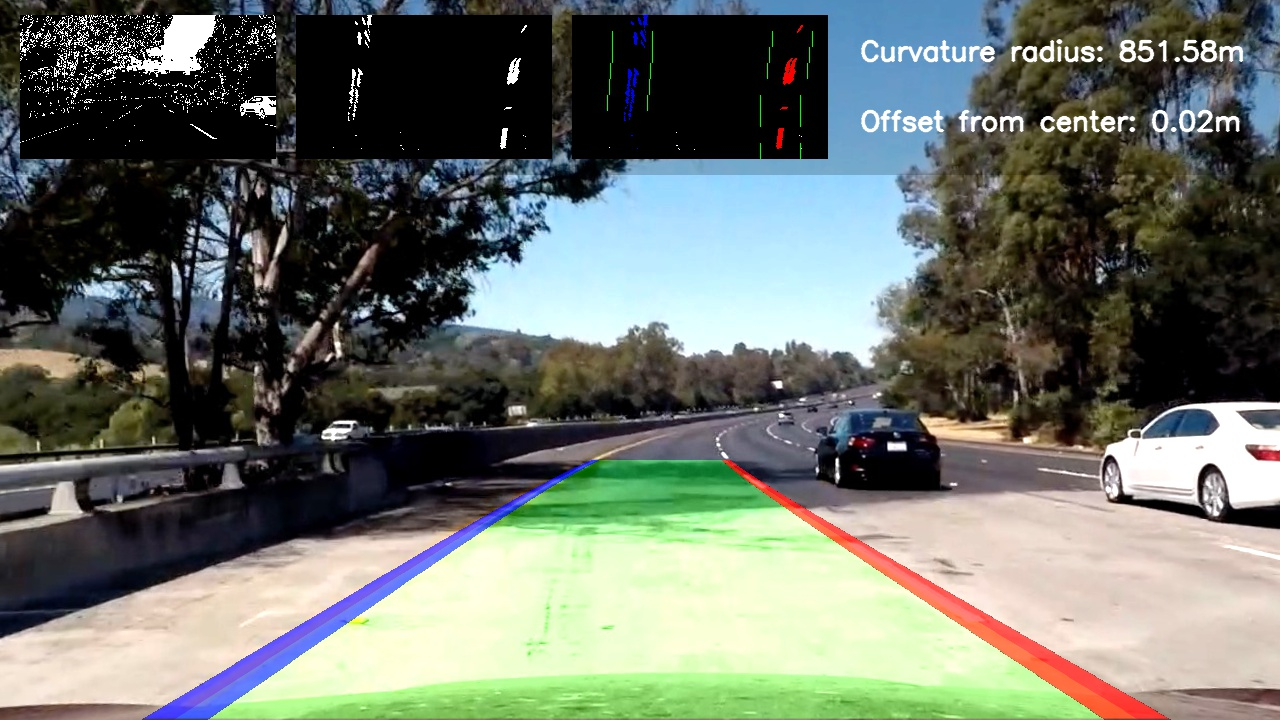
#> input picture Project4-Advanced_Lane_Finding/test_image_after_pipeline/test5.jpg, 1280 x 720 px, found by its file name
$ jupyter execute --allow-errors Untitled1.ipynb   (older library calls are emulated)
#> lines starting #> are read from the running program, lines starting #| are printed output that depends on the picture; after the words box and inside, x2 and y2 are one past the last pixel; in counts of white or black regions, pixels touching at a corner belong together
[cell 1]
import numpy as np
import cv2
import glob
import matplotlib.pyplot as plt
import matplotlib.image as mpimg
import os.path
import collections

[cell 2]
# [15 lines left out: functions get_output_dir, get_doc_dir, not called in this run]
def save_doc_img(img, name):
    mpimg.imsave(os.path.join(get_doc_dir(), name + '.jpg'), img)

def use_debug():
    return True

[cell 3]
# [17 lines left out: function undistort, not called in this run]

[cell 4]
def cam_calibration(image_dir,nx,ny,verbose=False):

    # Arrays to store object points and image points from all the images
#> further down, test_images is the input picture: shape (720, 1280, 3); mean R, G, B 107.3, 113.2, 104.9
    objpoints = [] # 3d points in real world space
    imgpoints = [] # 2d points in image plane.
    # prepare object points, like (0,0,0), (1,0,0), (2,0,0) ....,(6,5,0)
    objp = np.zeros((ny*nx,3), np.float32)
    objp[:,:2] = np.mgrid[0:nx,0:ny].T.reshape(-1,2)
    # Step through the list and search for chessboard corners


    # make a list of calibration images
    images= glob.glob(os.path.join(image_dir,"calibration*.jpg"))
    for fname in images:
        img = cv2.imread(fname)
        gray = cv2.cvtColor(img,cv2.COLOR_RGB2GRAY)
        # Find the chessboard corners
        ret, corners = cv2.findChessboardCorners(gray, (nx,ny),None)
        # If found, add object points, image points
        if ret == True:
            objpoints.append(objp)
            imgpoints.append(corners)
        if verbose:
            # Draw and display the corners
            img = cv2.drawChessboardCorners(img, (nx,ny), corners, ret)
            #cv2.imshow('img',img)
            plt.imshow(img)#cv2.waitKey(500)
    ret, mtx, dist, rvecs, tvecs = cv2.calibrateCamera(objpoints, imgpoints, gray.shape[::-1], None, None)
    return ret,mtx,dist,rvecs,tvecs

#> (a cell that did not finish here is left out)

[cell 6]
def abs_sobel_thresh(img, orient='x', thresh=[0,255]):

    # Apply the following steps to img
    # 1) Convert to grayscale
#> called with orient = 'x', thresh = (25, 255)
    gray_img=cv2.cvtColor(img,cv2.COLOR_RGB2GRAY)
    # 2) Take the derivative in x or y given orient = 'x' or 'y'
    if orient=="x":
        sobelx = cv2.Sobel(gray_img, cv2.CV_64F, 1, 0)
    elif orient=="y":
        sobelx= cv2.Sobel(gray_img, cv2.CV_64F, 0, 1)
    # 3) Take the absolute value of the derivative or gradient
    abs_sobelx = np.absolute(sobelx)
    # 4) Scale to 8-bit (0 - 255) then convert to type = np.uint8
    scaled_sobel = np.uint8(255*abs_sobelx/np.max(abs_sobelx))
    # 5) Create a mask of 1's where the scaled gradient magnitude
# is > thresh_min and < thresh_max
    binary_output=np.zeros_like(scaled_sobel)
    binary_output[(scaled_sobel >= thresh[0]) & (scaled_sobel <= thresh[1])] = 1
    # 6) Return this mask as your binary_output image
    #binary_output = np.copy(img) # Remove this line
    return binary_output

def mag_thresh(image, sobel_kernel=3, mag_thresh=(0, 255)):
    ##Use cv2.COLOR_RGB2GRAY if you've read in an image using mpimg.imread().
    ##Use cv2.COLOR_BGR2GRAY if you've read in an image using cv2.imread().
    # 1) Convert to grayscale
    gray=cv2.cvtColor(image,cv2.COLOR_RGB2GRAY)
    # 2) Take the gradient in x and y separately
    sobelx = cv2.Sobel(gray, cv2.CV_64F, 1, 0)
    sobely = cv2.Sobel(gray, cv2.CV_64F, 0, 1)
    # 3) Calculate the magnitude
    abs_sobelxy=np.sqrt(sobelx**2+sobely**2)
    # 4) Scale to 8-bit (0 - 255) and convert to type = np.uint8
    abs_sobelxy = np.uint8(255*abs_sobelxy/np.max(abs_sobelxy))
    # 5) Create a binary mask where mag thresholds are met
    binary_output=np.zeros_like(abs_sobelxy)
    binary_output[(abs_sobelxy >= mag_thresh[0]) & (abs_sobelxy <= mag_thresh[1])] = 1
    # 6) Return this mask as binary_output image
    return binary_output


def dir_threshold(image, sobel_kernel=3, thresh=(0, np.pi/2)):
    # 1) Convert to grayscale
    gray_img= cv2.cvtColor(image,cv2.COLOR_RGB2GRAY)
    # 2) Take the gradient in x and y separately
    sobelx=cv2.Sobel(gray_img, cv2.CV_64F, 1, 0)
    sobely=cv2.Sobel(gray_img, cv2.CV_64F, 0, 1)
    # 3) Take the absolute value of the x and y gradients
    sobelx=np.absolute(sobelx)
    sobely=np.absolute(sobely)
    # 4) Use np.arctan2(abs_sobely, abs_sobelx) to calculate the direction of the gradient
    grad=np.arctan2(sobely,sobelx)
    # 5) Create a binary mask where direction thresholds are met
    binary_output=np.zeros_like(grad)
    binary_output[(grad >= thresh[0]) & (grad <= thresh[1])] = 1
    return binary_output

def compute_sobel_thresh(image,ksize,verbose=False):
    gradx = abs_sobel_thresh(image, orient='x', thresh=(25, 255))
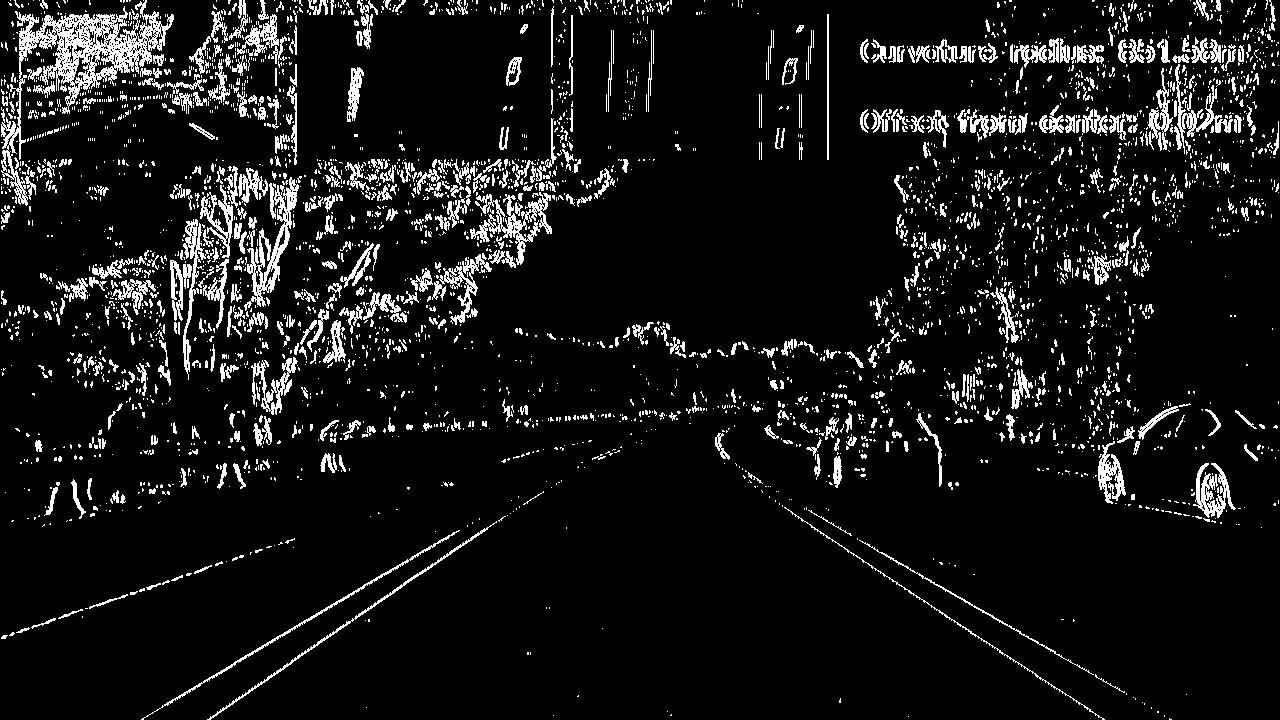
#> gradx: shape (720, 1280); values 0 (black) and 1 (white), 8.5% white in thin lines or dots
    grady = abs_sobel_thresh(image, orient='y', thresh=(25, 255))
#> grady: shape (720, 1280); values 0 (black) and 1 (white), 11.2% white in thin lines or dots
    mag_binary = mag_thresh(image, sobel_kernel=ksize, mag_thresh=(30, 100))
#> mag_binary: shape (720, 1280); values 0 (black) and 1 (white), 10.2% white in thin lines or dots
    dir_binary = dir_threshold(image, sobel_kernel=ksize, thresh=(0.7, 2.0))
#> in dir_threshold, `grad=np.arctan2(sobely,sobelx)`:
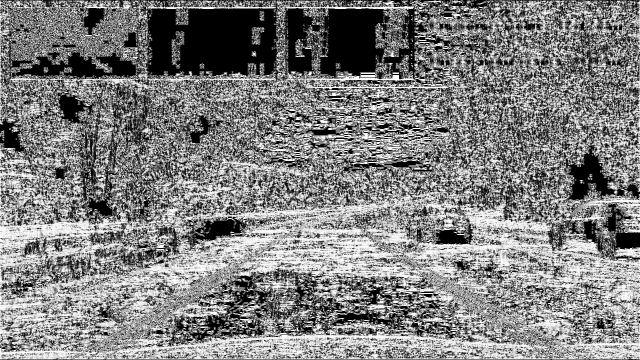
#> grad: shape (720, 1280) float64 (shown at 1/2 size); min 0, max 1.57, mean 0.789; drawn with min black and max white
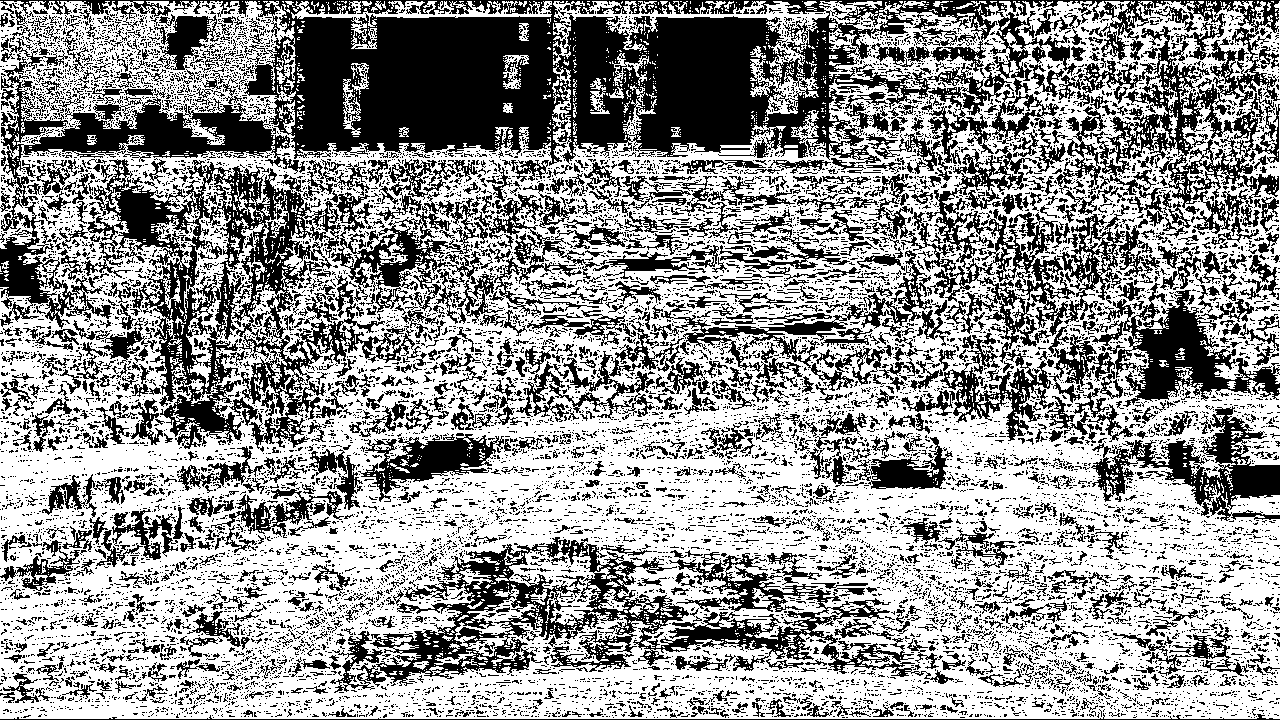
#> dir_binary: shape (720, 1280) float64; values 0 (black) and 1 (white), 58.7% white; 13325 black regions (12047 under 20 px), largest, box (x1, y1, x2, y2) and area: (0, 0, 1280, 329) 114026, (81, 159, 415, 452) 27872, (370, 537, 954, 686) 22995

    if verbose:
        f, (ax1, ax2,ax3,ax4) = plt.subplots(1, 4, figsize=(24, 9))
        f.tight_layout()
        ax1.imshow(gradx,cmap="gray")
        ax1.set_title('Gradx', fontsize=50)
        ax2.imshow(grady,cmap="gray")
        ax2.set_title('Grady', fontsize=50)
        ax3.imshow(mag_binary,cmap="gray")
        ax3.set_title('mag_binary', fontsize=50)
        ax4.imshow(dir_binary,cmap="gray")
        ax4.set_title('dir_binary', fontsize=50)

        plt.subplots_adjust(left=0., right=1, top=0.9, bottom=0.)

    return gradx, grady, mag_binary,dir_binary

[cell 7]
test_images = test_img= mpimg.imread("../test_images/test5.jpg")
gradx,grady,mag_binary,dir_binary=compute_sobel_thresh(test_images,ksize=3,verbose= True)
cv2.imwrite('/Users/likangning/CarND-Advanced-Lane-lines/output_images/Gradx.jpg', gradx)
cv2.imwrite('/Users/likangning/CarND-Advanced-Lane-lines/output_images/Grady.jpg', grady)
cv2.imwrite('/Users/likangning/CarND-Advanced-Lane-lines/output_images/Mag_binary.jpg', mag_binary)
cv2.imwrite('/Users/likangning/CarND-Advanced-Lane-lines/output_images/Direction_binary.jpg', dir_binary)
print("done")

[cell 8]
# [12 lines left out: function extract_yellow, not called in this run]

    #yellow_lower = np.array([15,50,170])
    #yellow_upper = np.array([25,200,255])
    #return cv2.inRange(img_hls, yellow_lower, yellow_upper) // 255
def extract_yellow_update(image,verbose=False):
#> called with verbose = False
    hls_image=cv2.cvtColor(image,cv2.COLOR_RGB2HLS)
#> hls_image: shape (720, 1280, 3); mean of channels 0, 1, 2 52, 108.7, 112.8
    yellow_lower = np.array([15,50,100])
    yellow_upper = np.array([25,200,255])

    extract_yellow_binary=cv2.inRange(hls_image, yellow_lower, yellow_upper) // 255
#> extract_yellow_binary: shape (720, 1280); values 0 (black) and 1 (white), 0.18% white in thin lines or dots
    if verbose:
        plt.figure()
        plt.imshow(extract_yellow_binary,cmap="gray")
        plt.title("extract_yellow_binary")

    return extract_yellow_binary

def extract_white(image,verbose=False):
#> called with verbose = False
    hls_image=cv2.cvtColor(image,cv2.COLOR_RGB2HLS)
    white_lower = np.array([0,  200, 0])
    white_upper = np.array([255,255, 255])

    extract_white_binary=cv2.inRange(hls_image, white_lower, white_upper) // 255
#> extract_white_binary: shape (720, 1280); values 0 (black) and 1 (white), 29.3% white; 1092 white regions (954 under 20 px), largest, box (x1, y1, x2, y2) and area: (214, 508, 1066, 716) 91697, (456, 175, 937, 367) 63419, (809, 492, 1280, 691) 54831
    if verbose:
        plt.figure()
        plt.imshow(extract_white_binary,cmap="gray")
        plt.title("extract_white_binary")

    return extract_white_binary


def combined_color_mask(image,verbose=False):
    yellow_binary=extract_yellow_update(image)
    white_binary=extract_white(image)
    color_mask=cv2.bitwise_or(yellow_binary, white_binary)
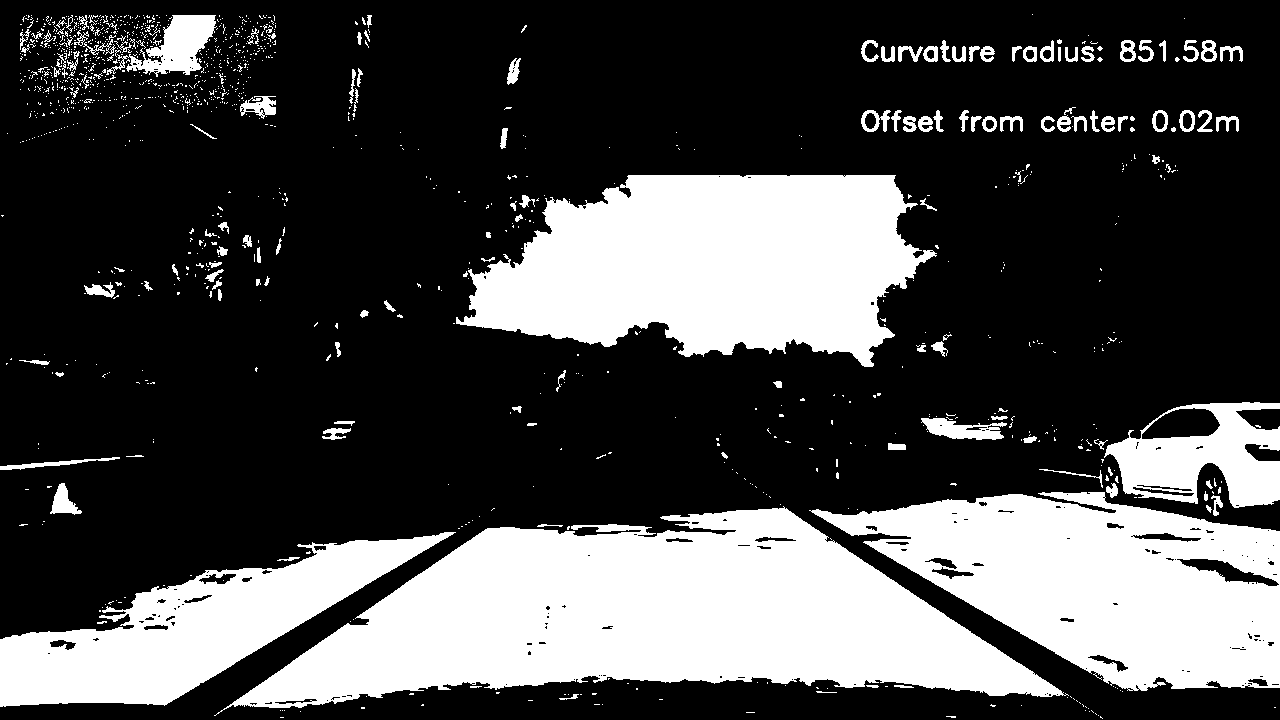
#> color_mask: shape (720, 1280); values 0 (black) and 1 (white), 29.4% white; 1238 white regions (1089 under 20 px), largest, box (x1, y1, x2, y2) and area: (214, 506, 1069, 716) 91763, (456, 175, 937, 367) 63419, (809, 492, 1280, 691) 54831

    if verbose:
        plt.imshow(color_mask,cmap="gray")
        plt.title("combined_color_mask")

    return color_mask


def mask_to_rgb(img):
    return 255 * np.dstack((img, img, img))

[cell 9]
test_img= mpimg.imread("../test_images/test5.jpg")
# [4 lines of commented-out code are left out]
color_mask=combined_color_mask(test_img,verbose=True)
#plt.figure()
#plt.imshow(color_mask,cmap="gray")
#plt.title("combined_color_mask")

[cell 10]
# [15 lines left out: function final_mask_combination, not called in this run]

[cell 11]
# [33 lines left out: function perspect_trans, not called in this run]

[cell 12]
class Line:
    """
    Class to model a lane-line.
    """
    def __init__(self, buffer_len=10):

        # flag to mark if the line was detected the last iteration
        self.detected = False

        # polynomial coefficients fitted on the last iteration
        self.last_fit_pixel = None
        self.last_fit_meter = None

        # list of polynomial coefficients of the last N iterations
        self.recent_fits_pixel = collections.deque(maxlen=buffer_len)
        self.recent_fits_meter = collections.deque(maxlen=2 * buffer_len)

        self.radius_of_curvature = None

        # store all pixels coords (x, y) of line detected
        self.all_x = None
        self.all_y = None

    # [320 lines left out: functions update_line, draw, average_fit, curvature, curvature_meter, get_fits_by_sliding_windows and 2 more, not called in this run]

[cell 13]
line_lt, line_rt = Line(buffer_len=10), Line(buffer_len=10)
